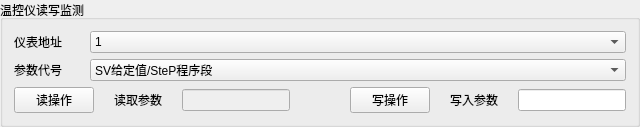
          <widget class="QGroupBox" name="groupBox_3">
           <property name="title">
            <string>温控仪读写监测</string>
           </property>
           <layout class="QVBoxLayout" name="verticalLayout_2">
            <item>
             <layout class="QVBoxLayout" name="verticalLayout">
              <property name="spacing">
               <number>6</number>
              </property>
              <item>
               <layout class="QHBoxLayout" name="horizontalLayout_31">
                <item>
                 <widget class="QLabel" name="label_23">
                  <property name="maximumSize">
                   <size>
                    <width>70</width>
                    <height>16777215</height>
                   </size>
                  </property>
                  <property name="text">
                   <string>仪表地址</string>
                  </property>
                 </widget>
                </item>
                <item>
                 <widget class="QComboBox" name="ai518p_addr">
                  <item>
                   <property name="text">
                    <string>1</string>
                   </property>
                  </item>
                  <item>
                   <property name="text">
                    <string>2</string>
                   </property>
                  </item>
                  <item>
                   <property name="text">
                    <string>3</string>
                   </property>
                  </item>
                  <item>
                   <property name="text">
                    <string>4</string>
                   </property>
                  </item>
                  <item>
                   <property name="text">
                    <string>5</string>
                   </property>
                  </item>
                  <item>
                   <property name="text">
                    <string>6</string>
                   </property>
                  </item>
                  <item>
                   <property name="text">
                    <string>7</string>
                   </property>
                  </item>
                  <item>
                   <property name="text">
                    <string>8</string>
                   </property>
                  </item>
                  <item>
                   <property name="text">
                    <string>9</string>
                   </property>
                  </item>
                  <item>
                   <property name="text">
                    <string>10</string>
                   </property>
                  </item>
                  <item>
                   <property name="text">
                    <string>11</string>
                   </property>
                  </item>
                  <item>
                   <property name="text">
                    <string>12</string>
                   </property>
                  </item>
                  <item>
                   <property name="text">
                    <string>13</string>
                   </property>
                  </item>
                  <item>
                   <property name="text">
                    <string>14</string>
                   </property>
                  </item>
                  <item>
                   <property name="text">
                    <string>15</string>
                   </property>
                  </item>
                 </widget>
                </item>
               </layout>
              </item>
              <item>
               <layout class="QHBoxLayout" name="horizontalLayout">
                <item>
                 <widget class="QLabel" name="label_10">
                  <property name="maximumSize">
                   <size>
                    <width>70</width>
                    <height>16777215</height>
                   </size>
                  </property>
                  <property name="text">
                   <string>参数代号</string>
                  </property>
                 </widget>
                </item>
                <item>
                 <widget class="QComboBox" name="ai518p_para">
                  <item>
                   <property name="text">
                    <string>SV给定值/SteP程序段</string>
                   </property>
                  </item>
                  <item>
                   <property name="text">
                    <string>HIAL上限报警</string>
                   </property>
                  </item>
                  <item>
                   <property name="text">
                    <string>LoAL下限报警</string>
                   </property>
                  </item>
                  <item>
                   <property name="text">
                    <string>dHAL正偏差报警</string>
                   </property>
                  </item>
                  <item>
                   <property name="text">
                    <string>dLAL负偏差报警</string>
                   </property>
                  </item>
                  <item>
                   <property name="text">
                    <string>dF回差</string>
                   </property>
                  </item>
                  <item>
                   <property name="text">
                    <string>Ctrl控制方式</string>
                   </property>
                  </item>
                  <item>
                   <property name="text">
                    <string>M5保持参数</string>
                   </property>
                  </item>
                  <item>
                   <property name="text">
                    <string>P速率参数</string>
                   </property>
                  </item>
                  <item>
                   <property name="text">
                    <string>t滞后时间</string>
                   </property>
                  </item>
                  <item>
                   <property name="text">
                    <string>CtI控制周期</string>
                   </property>
                  </item>
                  <item>
                   <property name="text">
                    <string>Sn输入规格</string>
                   </property>
                  </item>
                  <item>
                   <property name="text">
                    <string>dIP小数点位置</string>
                   </property>
                  </item>
                  <item>
                   <property name="text">
                    <string>dIL输入下限显示值</string>
                   </property>
                  </item>
                  <item>
                   <property name="text">
                    <string>dIH输入上限显示值</string>
                   </property>
                  </item>
                  <item>
                   <property name="text">
                    <string>ALP报警输出定义</string>
                   </property>
                  </item>
                  <item>
                   <property name="text">
                    <string>Sc输入平移修正</string>
                   </property>
                  </item>
                  <item>
                   <property name="text">
                    <string>OP1输出方式</string>
                   </property>
                  </item>
                  <item>
                   <property name="text">
                    <string>oPL输出下限</string>
                   </property>
                  </item>
                  <item>
                   <property name="text">
                    <string>oPH输出上限</string>
                   </property>
                  </item>
                  <item>
                   <property name="text">
                    <string>CF功能选择</string>
                   </property>
                  </item>
                  <item>
                   <property name="text">
                    <string>仪表特征码/程序控制字（运行：0 暂停：4 停止：12）</string>
                   </property>
                  </item>
                  <item>
                   <property name="text">
                    <string>仪表地址（读/写）</string>
                   </property>
                  </item>
                  <item>
                   <property name="text">
                    <string>dL数字滤波</string>
                   </property>
                  </item>
                  <item>
                   <property name="text">
                    <string>run运行参数</string>
                   </property>
                  </item>
                  <item>
                   <property name="text">
                    <string>Loc参数封锁</string>
                   </property>
                  </item>
                  <item>
                   <property name="text">
                    <string>C01</string>
                   </property>
                  </item>
                  <item>
                   <property name="text">
                    <string>t01</string>
                   </property>
                  </item>
                  <item>
                   <property name="text">
                    <string>C02</string>
                   </property>
                  </item>
                  <item>
                   <property name="text">
                    <string>t02</string>
                   </property>
                  </item>
                  <item>
                   <property name="text">
                    <string>C03</string>
                   </property>
                  </item>
                  <item>
                   <property name="text">
                    <string>t03</string>
                   </property>
                  </item>
                 </widget>
                </item>
               </layout>
              </item>
              <item>
               <layout class="QHBoxLayout" name="horizontalLayout_4">
                <property name="spacing">
                 <number>20</number>
                </property>
                <item>
                 <layout class="QHBoxLayout" name="horizontalLayout_2">
                  <item>
                   <widget class="QPushButton" name="ai518p_read">
                    <property name="text">
                     <string>读操作</string>
                    </property>
                   </widget>
                  </item>
                  <item>
                   <widget class="QLabel" name="label_11">
                    <property name="text">
                     <string>读取参数</string>
                    </property>
                   </widget>
                  </item>
                  <item>
                   <widget class="QLineEdit" name="ai518p_read_para">
                    <property name="enabled">
                     <bool>false</bool>
                    </property>
                    <property name="sizePolicy">
                     <sizepolicy hsizetype="Preferred" vsizetype="Fixed">
                      <horstretch>0</horstretch>
                      <verstretch>0</verstretch>
                     </sizepolicy>
                    </property>
                   </widget>
                  </item>
                 </layout>
                </item>
                <item>
                 <spacer name="horizontalSpacer_4">
                  <property name="orientation">
                   <enum>Qt::Horizontal</enum>
                  </property>
                  <property name="sizeHint" stdset="0">
                   <size>
                    <width>40</width>
                    <height>20</height>
                   </size>
                  </property>
                 </spacer>
                </item>
                <item>
                 <layout class="QHBoxLayout" name="horizontalLayout_3">
                  <item>
                   <widget class="QPushButton" name="ai518p_write">
                    <property name="text">
                     <string>写操作</string>
                    </property>
                   </widget>
                  </item>
                  <item>
                   <widget class="QLabel" name="label_12">
                    <property name="text">
                     <string>写入参数</string>
                    </property>
                   </widget>
                  </item>
                  <item>
                   <widget class="QLineEdit" name="ai518p_write_para">
                    <property name="sizePolicy">
                     <sizepolicy hsizetype="Preferred" vsizetype="Fixed">
                      <horstretch>0</horstretch>
                      <verstretch>0</verstretch>
                     </sizepolicy>
                    </property>
                   </widget>
                  </item>
                 </layout>
                </item>
               </layout>
              </item>
             </layout>
            </item>
           </layout>
          </widget>
